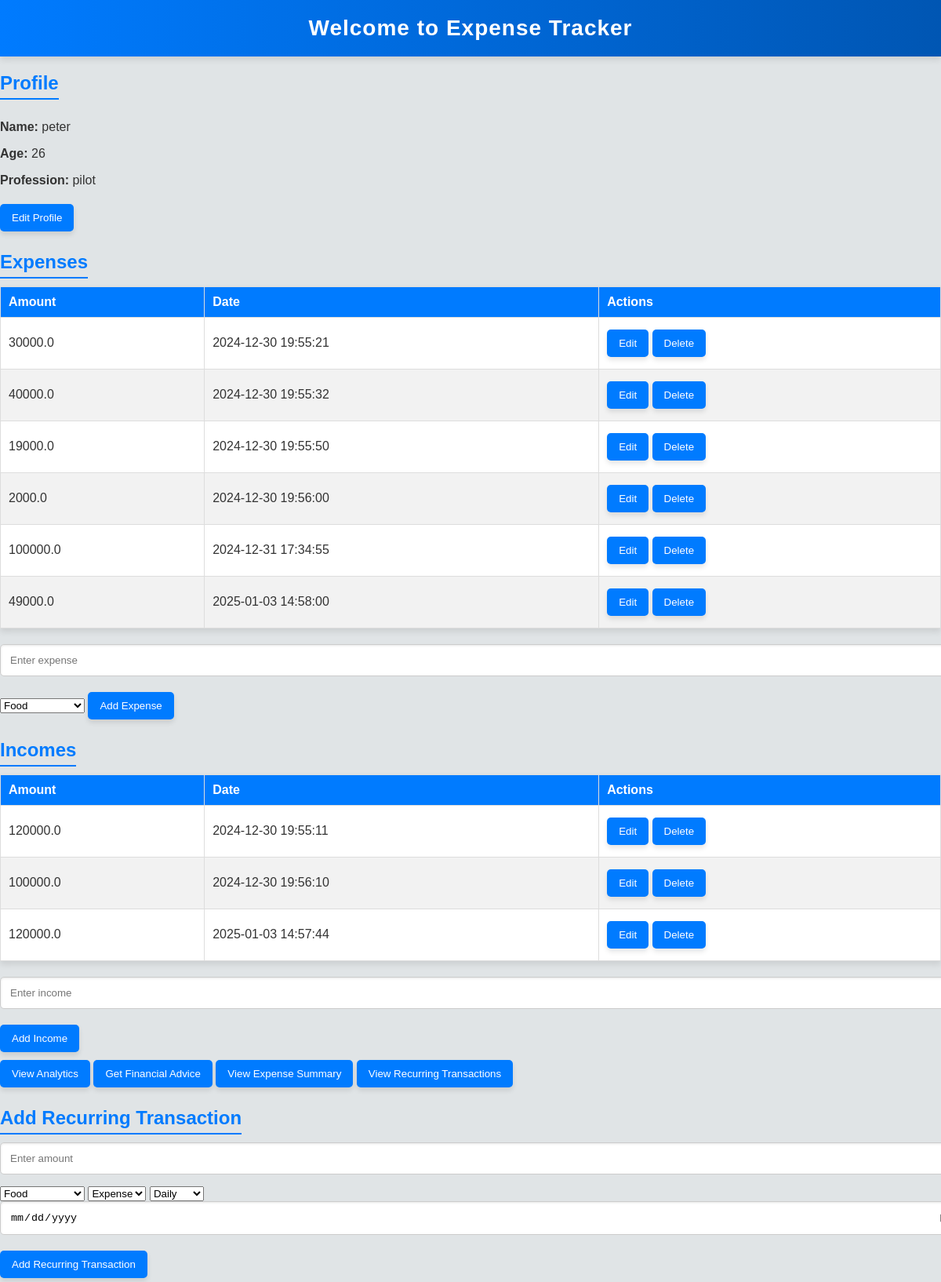
Screenshot of / (signed in) with the database file from the repository.
### tables this page shows
CREATE TABLE profile (
            id INTEGER PRIMARY KEY AUTOINCREMENT,
            name TEXT NOT NULL,
            age INTEGER NOT NULL,
            profession TEXT NOT NULL
        , user_id INTEGER REFERENCES users(id));

CREATE TABLE expenses (
            id INTEGER PRIMARY KEY AUTOINCREMENT,
            amount REAL NOT NULL,
            created_at TIMESTAMP DEFAULT CURRENT_TIMESTAMP
        , user_id INTEGER REFERENCES users(id), category TEXT DEFAULT 'Uncategorized');

CREATE TABLE incomes (
            id INTEGER PRIMARY KEY AUTOINCREMENT,
            amount REAL NOT NULL,
            created_at TIMESTAMP DEFAULT CURRENT_TIMESTAMP
        , user_id INTEGER REFERENCES users(id));

### app.py (the view)
@app.route('/')  # Ensure this route is defined only once
@login_required
def index():
    profile = db.get_profile(current_user.id)  # Fetch profile
    expenses = db.get_all_expenses(current_user.id)  # Fetch expenses
    incomes = db.get_all_incomes(current_user.id)  # Fetch incomes
    print("Index - Profile fetched:", profile)  # Debugging output
    return render_template('index.html', profile=profile, expenses=expenses, incomes=incomes)

### app.py (called while the page is built)
@login_manager.user_loader
def load_user(user_id):
    user = db.get_user_by_id(user_id)  # Load user by ID (fixes initial issue)
    if user:
        return User(id=user[0], username=user[1])
    return None

### database.py (called while the page is built)
def get_user_by_id(user_id):
    conn = sqlite3.connect(DB_NAME)
    cursor = conn.cursor()
    cursor.execute("SELECT * FROM users WHERE id = ?", (user_id,))
    user = cursor.fetchone()
    conn.close()
    return user

def get_profile(user_id):
    conn = sqlite3.connect(DB_NAME)
    cursor = conn.cursor()
    cursor.execute("SELECT * FROM profile WHERE user_id = ?", (user_id,))
    profile = cursor.fetchone()
    conn.close()
    return profile

def get_all_expenses(user_id):
    conn = sqlite3.connect(DB_NAME)
    cursor = conn.cursor()
    cursor.execute("SELECT * FROM expenses WHERE user_id = ?", (user_id,))
    expenses = cursor.fetchall()
    conn.close()
    return expenses

def get_all_incomes(user_id):
    conn = sqlite3.connect(DB_NAME)
    cursor = conn.cursor()
    cursor.execute("SELECT * FROM incomes WHERE user_id = ?", (user_id,))
    incomes = cursor.fetchall()
    conn.close()
    return incomes

### templates/index.html (shortened to what this page needs)
<!DOCTYPE html>
<html>
<head>
    <link rel="stylesheet" type="text/css" href="{{ url_for('static', filename='css/style.css') }}">
</head>
<body>
    <h1>Welcome to Expense Tracker</h1>
    <div class="profile-section">
        <h2>Profile</h2>
        {% if profile %}
            <p><strong>Name:</strong> {{ profile[1] }}</p>
            <p><strong>Age:</strong> {{ profile[2] }}</p>
            <p><strong>Profession:</strong> {{ profile[3] }}</p>
            <a href="/profile"><button>Edit Profile</button></a>
        {% else %}
            <p>No profile found. <a href="/profile"><button>Create Profile</button></a></p>
        {% endif %}
    </div>
    <div class="expenses-section">
        <h2>Expenses</h2>
        <table>
            <thead>
                <tr>
                    <th>Amount</th>
                    <th>Date</th>
                    <th>Actions</th>
                </tr>
            </thead>
            <tbody>
                {% for expense in expenses %}
                <tr>
                    <td>{{ expense[1] }}</td>
                    <td>{{ expense[2] }}</td>
                    <td>
                        <a href="/edit_expense/{{ expense[0] }}"><button>Edit</button></a>
                        <a href="/delete_expense/{{ expense[0] }}"><button>Delete</button></a>
                    </td>
                </tr>
                {% endfor %}
            </tbody>
        </table>
        <form action="/add_expense" method="POST">
            <input type="number" name="amount" placeholder="Enter expense" required>
            <select name="category" required>
                <option value="Food">Food</option>
            </select>
            <button type="submit">Add Expense</button>
        </form>
    </div>
    <div class="incomes-section">
        <h2>Incomes</h2>
        <table>
            <thead>
                <tr>
                    <th>Amount</th>
                    <th>Date</th>
                    <th>Actions</th>
                </tr>
            </thead>
            <tbody>
                {% for income in incomes %}
                <tr>
                    <td>{{ income[1] }}</td>
                    <td>{{ income[2] }}</td>
                    <td>
                        <a href="/edit_income/{{ income[0] }}"><button>Edit</button></a>
                        <a href="/delete_income/{{ income[0] }}"><button>Delete</button></a>
                    </td>
                </tr>
                {% endfor %}
            </tbody>
        </table>
        <form action="/add_income" method="POST">
            <input type="number" name="amount" placeholder="Enter income" required>
            <button type="submit">Add Income</button>
        </form>
    </div>
    <div class="navigation-section">
        <a href="/analytics"><button>View Analytics</button></a>
        <a href="/advice"><button>Get Financial Advice</button></a>
        <a href="/expense_summary"><button>View Expense Summary</button></a>
        <a href="/recurring_transactions"><button>View Recurring Transactions</button></a>
    </div>
    <div class="recurring-transactions-section">
        <h2>Add Recurring Transaction</h2>
        <form action="/add_recurring" method="POST">
            <input type="number" name="amount" placeholder="Enter amount" required>
            <select name="category" required>
                <option value="Food">Food</option>
            </select>
            <select name="transaction_type" required>
                <option value="Expense">Expense</option>
            </select>
            <select name="frequency" required>
                <option value="Daily">Daily</option>
            </select>
            <input type="date" name="next_due_date" required>
            <button type="submit">Add Recurring Transaction</button>
        </form>
    </div>
</body>
</html>

### static/css/style.css (style rules this page uses)
body { font-family: 'Arial', sans-serif; margin: 0; padding: 0; background-color: #e0e4e6; color: #333; }
h1 { text-align: center; color: white; padding: 20px; margin: 0; background: linear-gradient(to right, #007bff, #0056b3); box-shadow: 0px 4px 8px rgba(0, 0, 0, 0.1); font-size: 28px; letter-spacing: 1px; }
h2 { color: #007bff; margin-bottom: 10px; border-bottom: 2px solid #007bff; display: inline-block; padding-bottom: 5px; }
table { width: 100%; border-collapse: collapse; margin-bottom: 20px; background-color: #ffffff; box-shadow: 0px 4px 8px rgba(0, 0, 0, 0.1); }
table, th, td { border: 1px solid #ddd; }
th, td { text-align: left; padding: 10px; }
th { background-color: #007bff; color: white; }
tr:nth-child(even) { background-color: #f2f2f2; }
button { background-color: #007bff; color: white; border: none; padding: 10px 15px; margin: 5px 0; border-radius: 5px; cursor: pointer; transition: all 0.3s ease; box-shadow: 0px 4px 6px rgba(0, 0, 0, 0.1); }
form input { padding: 12px; width: 100%; margin-bottom: 15px; border: 1px solid #ccc; border-radius: 5px; transition: all 0.3s ease; box-shadow: inset 0px 1px 3px rgba(0, 0, 0, 0.1); }

### rows the page displays
profile: name "peter", age "26", profession "pilot"
expenses: amount "30000.0", created_at "2024-12-30 19:55:21"
expenses: amount "40000.0", created_at "2024-12-30 19:55:32"
expenses: amount "19000.0", created_at "2024-12-30 19:55:50"
expenses: amount "2000.0", created_at "2024-12-30 19:56:00"
expenses: amount "100000.0", created_at "2024-12-31 17:34:55"
expenses: amount "49000.0", created_at "2025-01-03 14:58:00"
incomes: amount "120000.0", created_at "2024-12-30 19:55:11"
incomes: amount "100000.0", created_at "2024-12-30 19:56:10"
incomes: amount "120000.0", created_at "2025-01-03 14:57:44"
